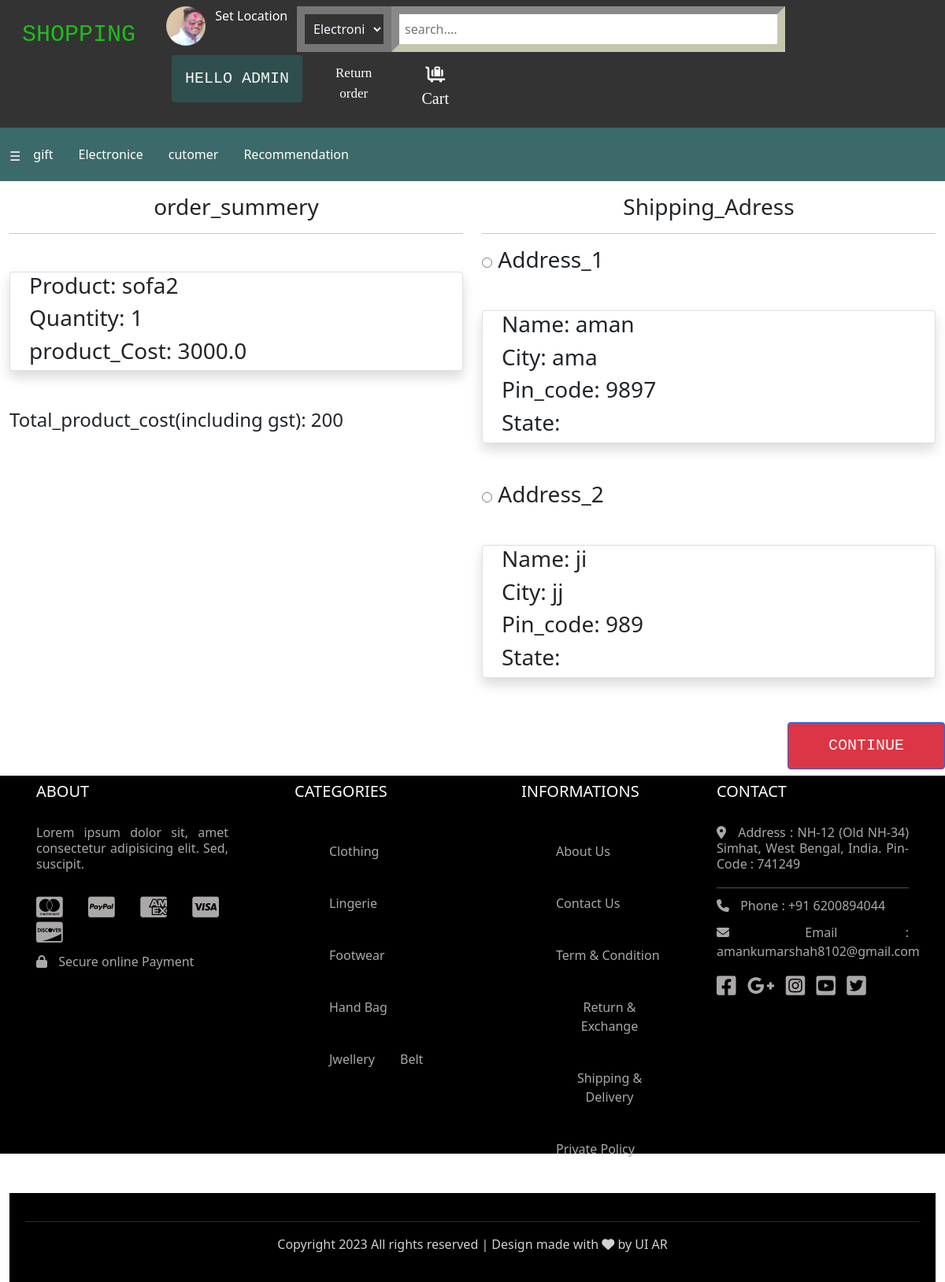
/place/ (signed in), run on the app's committed database.
### enroll/models.py (models this page shows)
class cart(models.Model):
    user =models.ForeignKey(User, on_delete=models.CASCADE)
    product = models.ForeignKey(Product,on_delete=models.CASCADE)
    quentity = models.PositiveIntegerField(default=1)

class Product(models.Model):
    title=models.CharField(max_length=100)
    Selling_price = models.FloatField()
    Discount_price = models.FloatField()
    Brand = models.CharField(max_length=100)
    Description = models.TextField()
    Category = models.CharField(choices=Catecory_Choice,max_length=100)
    Product_image = models.ImageField(upload_to="productimg")
    rating=models.IntegerField(default=0)

class Customer(models.Model):
    user =models.ForeignKey(User, on_delete=models.CASCADE)
    Name=models.CharField(max_length=100)
    City = models.CharField(max_length=100)
    Pin_code=models.IntegerField()
    State = models.CharField(choices=State_choice,max_length=100)

### enroll/views.py (the view)
# urls.py: path('place/', views.placeorder,name='place'),
def placeorder(request):
    user = request.user
    add = Customer.objects.filter(user=user)
    cart_item = cart.objects.filter(user=user)
    return render(request, 'enroll/placeorder.html', {'add': add, 'cart_item': cart_item})

### enroll/templates/enroll/placeorder.html (shortened to what this page needs)
{% extends 'enroll/base.html' %}
{% load static %}
{% block content %}
 <div class="container-fluid">
     <div class="row">
         <div class="col-sm-6 ">
            <h3 class="my-3 text-center">order_summery</h3>
            <hr>
            {% for item in cart_item %}
            <div class=" card shadow px-2 px-4 my-5 ">
                <h3>Product: {{item.product.title}}</h3>
                <h3>Quantity: {{item.quentity}}</h3>
                <h3>product_Cost: {{item.product.Selling_price}}</h3>
            </div>
            {% endfor %}
            <h4>Total_product_cost(including gst): 200</h4>
         </div>
         <div class="col-sm-6 ">
            <h3 class="my-3 text-center">Shipping_Adress</h3>
            <hr>
        <form action="/payment">
            {% for a in add %}
            <h3><input type="radio" value="{{a.id}}" name="custid" id="custid{{forloop.counter}}"> Address_{{forloop.counter}}</h3>
            <div class="card shadow px-2 px-4 my-5 ">
                <h3>Name: {{a.Name}}</h3>
                <h3>City: {{a.City}}</h3>
                <h3>Pin_code: {{a.Pin_code}}</h3>
                <h3>State: {{a.state}}</h3>
           </div>
           {% endfor %}
         </div>
         <button type="submit" class="my-2 btn btn-primary bg-danger" style="width:200px; margin-left:1000px;">Continue</button>
     </div>
 </div>
{% endblock content %}

### enroll/templates/enroll/nav.html (shortened to what this page needs)
{% load static %}
<ul id="nav">
    <li class="shope"><a href="{% url 'home' %}">Shopping</a></li>
    <li class="flage"><img  src="{% static 'enroll/img/Aman.jpeg' %}" alt="" srcset=""></li>
    <li id="setlocation" >
        <span  class="text-white" onclick="openpincode()">Set Location</span>
    </li>
    <li id="search">
        <select name="" id="option">
            <option value="">Electronics</option>
        </select>
        <li>
            <input type="text" id="inp" placeholder="search....">
        </li>
    </li>
        <li class="dropdown">
            <span onmouseover="dropdown()" onclick="dropout()"id="dropbtn"  class="btn">hello {{request.user}}</span>
        </li>
    <li id="return"><a href="">Return order</a></li>
    <li id="cart">
        {% if  request.user.is_authenticated %}
            <a href="{% url 'show_cart' %}"><i class="fas fa-luggage-cart"></i>Cart</a>
        {% else %}
            <a href="{% url 'login_cart' %}"><i class="fas fa-luggage-cart"></i>Cart</a>
        {% endif %}
    </li>
</ul>
<ul class="nav2" style="background-color: rgb(60, 105, 105);">
    <li style="margin-top:16px;">
        <span id="all" onclick="opennav()" class="text-white" >&#9776;</span>
    </li>
    <li>
        <a href="{% url 'gift' %}">gift</a>
    </li>
    <li>
        <a href="{% url 'elctro' %}">Electronice</a>
    </li>
    <li>
        <a href="">cutomer</a>
    </li>
    {% if  request.user.is_authenticated %}
        <li>
            <a href="{% url 'reco' %}">Recommendation</a>
        </li>
    {% endif %}
</ul>

### enroll/static/enroll/css/home.css (style rules this page uses)
* { margin:0px; padding:0px; }
#main { background-color:white; overflow: auto; }
#nav { cursor: pointer; }
ul { list-style-type:none; margin: 0; padding: 8px; overflow: auto; }
li { float: left; }
#nav { background-color: #333; }
.shope a { text-decoration: none; color: rgb(30, 189, 30); text-transform: uppercase; font-size: 30px; font-family: 'Courier New', Courier, serif; }
.flage img { position: relative; height: 50px; width: 50px; border-radius:30px; margin-left: 45%; }
#search { box-sizing: border-box; float: left; display:block; margin-left: 1%; border-style: none; }
#setlocation { position: relative; margin-left: 3%; }
#option { position: relative; width: 120px; padding: 7px; border-width: 10px; box-shadow: yellowgreen; background-color: rgba(51, 51, 51, 0.411); color: aliceblue; }
#inp { width:500px; padding: 7px; border-width: 10px; border-color: rgba(49, 49, 30, 0.459); }
li a, .btn { display: inline-block; color: white; text-align: center; padding: 14px 16px; text-decoration: none; }
.btn { position: relative; background-color: darkslategray; text-transform: uppercase; font-family: 'Courier New', Courier, monospace; color: whitesmoke; font-size: 20px; margin-top: 4px; margin-left: 30px; }
.dropdown { position: relative; }
#return a { position: relative; margin-left: 10%; font-size: 17px; font-family: 'Times New Roman', Times, serif; }
#cart a { position: relative; margin-left: 10%; font-size: 20px; font-family: 'Times New Roman', Times, serif; }
#all { cursor: pointer; }

### data on the page
cart: product "sofa2", quentity "1", product.Selling_price "3000.0"
Customer: Name "aman", City "ama", Pin_code "9897"
Customer: Name "ji", City "jj", Pin_code "989"

### other printed values
{{ request.user }} "ADMIN"
